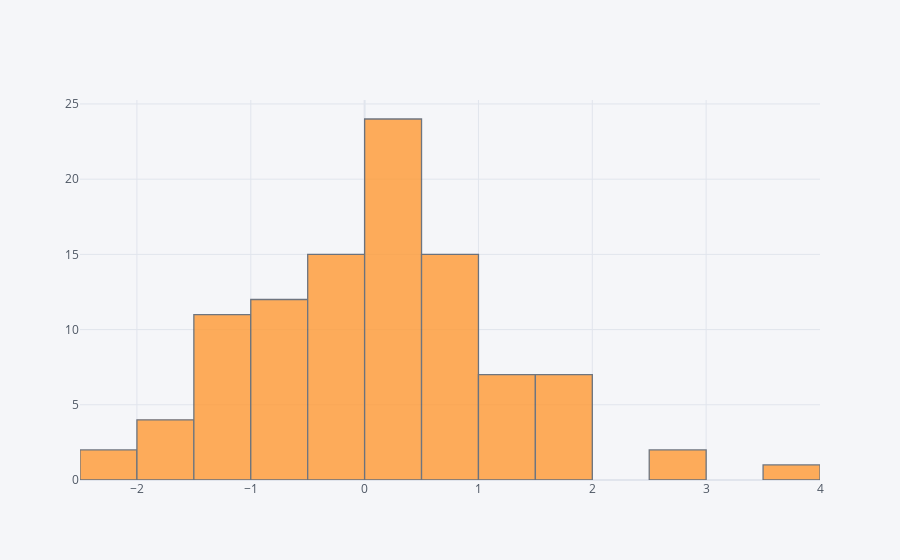

Here is the notebook cell this chart was saved with:
### Markdown cell above
## histogram

### Code cell
df['A'].iplot(kind='hist',bins=25)

### Figure 1 — Plotly figure (JSON) as saved in the notebook; plotly's stock layout.template omitted (floating-point values rounded to 4 significant figures)
{"data": [{"histfunc": "count", "histnorm": "", "marker": {"color": "rgba(255, 153, 51, 1.0)", "line": {"color": "#4D5663", "width": 1.3}}, "name": "A", "nbinsx": 25, "opacity": 0.8, "orientation": "v", "type": "histogram", "x": [-1.802, -0.7405, -1.462, -1.059, -0.2643, 1.948, -0.2359, 0.2466, 1.658, 0.1867, 0.8825, -0.4774, 0.4697, -0.1732, -0.2268, 1.256, 1.311, -0.3732, 1.926, 0.01368, 0.007595, 0.8222, 0.07592, -0.2189, -1.416, 0.6011, 0.2104, 3.551, 0.6786, 0.4444, 0.405, -1.443, -0.5726, 0.4271, -2.485, -1.551, 0.1342, -2.066, -1.83, 0.3438, 0.8912, -0.6681, 0.1817, -0.5574, -1.0, 2.544, 2.821, -1.235, 0.4229, -0.2677, 0.9239, 0.2835, 0.5212, 1.648, -0.134, -1.196, 0.4387, -1.054, -0.4697, 0.2209, 0.3111, 1.633, 0.1215, 0.7285, 1.151, -1.449, -1.347, 1.5, -0.8549, -0.2508, 1.586, 0.3017, -1.385, -0.7173, -0.2389, -1.54, 0.6233, 0.3995, 1.497, -0.7831, -0.9452, 0.9306, 1.055, -0.06782, 1.637, 0.4259, 0.5492, -0.4418, 0.5082, -0.5874, 1.306, -0.8505, 0.1138, -0.3982, 0.2121, 0.9743, -0.7048, 0.5343, 0.9232, -0.7543]}], "layout": {"barmode": "overlay", "legend": {"bgcolor": "#F5F6F9", "font": {"color": "#4D5663"}}, "paper_bgcolor": "#F5F6F9", "plot_bgcolor": "#F5F6F9", "title": {"font": {"color": "#4D5663"}}, "xaxis": {"gridcolor": "#E1E5ED", "showgrid": true, "tickfont": {"color": "#4D5663"}, "title": {"font": {"color": "#4D5663"}, "text": ""}, "zerolinecolor": "#E1E5ED"}, "yaxis": {"gridcolor": "#E1E5ED", "showgrid": true, "tickfont": {"color": "#4D5663"}, "title": {"font": {"color": "#4D5663"}, "text": ""}, "zerolinecolor": "#E1E5ED"}}}
